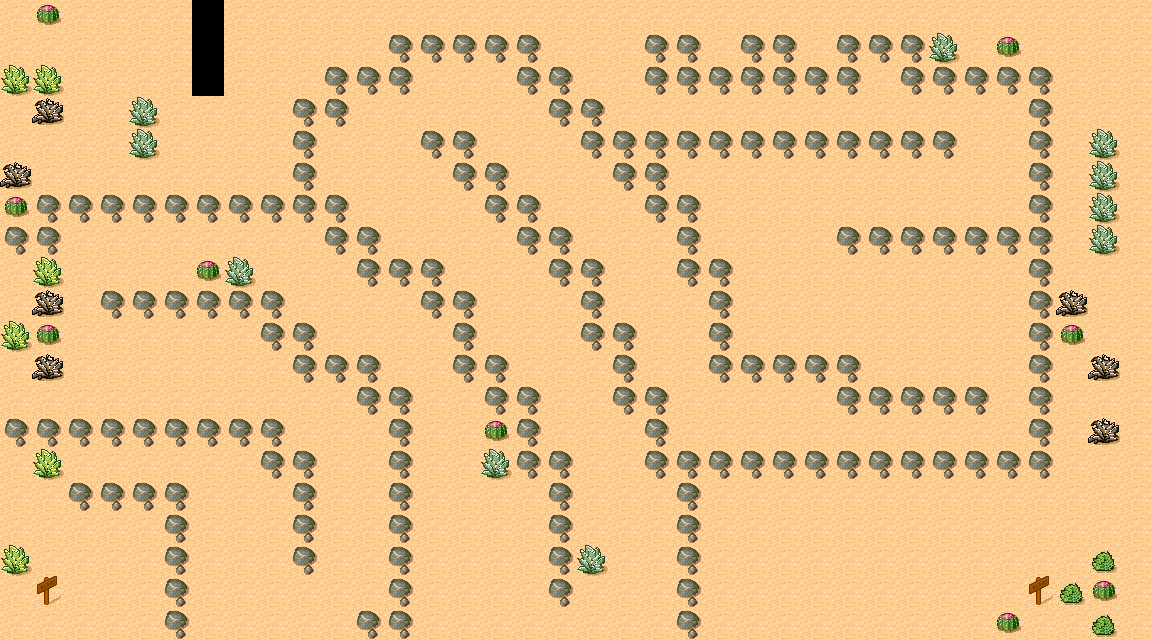

A 2D game scene composited from a Tiled map and its tileset images. What follows is a short description and the map's XML, with each tile layer's data collapsed to a summary:
An orthogonal 36x20 tile map with 32x32 px tiles, 2 tile layers (ground, object).

<map version="1.0" orientation="orthogonal" width="36" height="20" tilewidth="32" tileheight="32">
 <tileset firstgid="1" name="tmw_desert_spacing" tilewidth="32" tileheight="32" spacing="1" margin="1">
  <image source="tmw_desert_spacing.png" width="265" height="199" />
 </tileset>
 <layer name="ground" width="36" height="20">
  <data>[720 cells, 717 non-empty, 7 distinct tile ids]</data>
 </layer>
 <layer name="object" width="36" height="20">
  <data>[720 cells, 192 non-empty, 1 distinct tile ids]</data>
 </layer>
</map>
